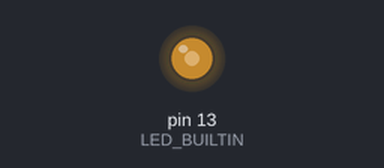
The sketch below on a simulated Arduino Uno, built with avr-gcc and run on an emulated ATmega328P. On the bench: output pins drawn as LEDs (lit = HIGH).

Above: at 0.1 s.
Timing chart, 0 to 1.6 s (numbered marks = the images above):
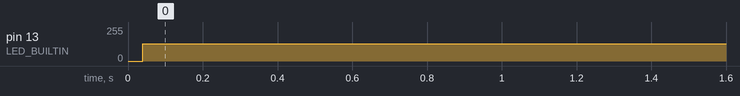

Measured:
- by itself, pin 13 (LED_BUILTIN): 0/255 → 129/255 at 0.04 s

The sketch:

blink_01a.ino
```cpp
void setup()
{
  pinMode (LED_BUILTIN, OUTPUT);
}

bool m_StatusLED_On = false;
void loop()
{
  m_StatusLED_On = !m_StatusLED_On;
  digitalWrite (LED_BUILTIN, m_StatusLED_On);
  //delay (1);
}
```
